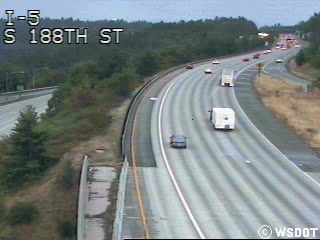
#> input picture HW0/frames/000000.jpg, 320 x 240 px
$ python hw0.py
#> lines starting #> are read from the running program, lines starting #| are printed output that depends on the picture; after the words box and inside, x2 and y2 are one past the last pixel; in counts of white or black regions, pixels touching at a corner belong together; pictures that were not available may be replaced by others from this repository, and a replacement may not be noted
import cv2
import numpy as np

# PART I

# Step 1 load image 0 and show it
image_zero = cv2.imread('frames/000000.jpg')
#> image_zero is the input picture: shape (240, 320, 3); mean B, G, R 130.7, 130, 121.1
cv2.imshow('Image 0', image_zero)
# waits for user to press any key and close all windows
cv2.waitKey(0)
cv2.destroyAllWindows()

# Step 2 print out shape of the image array
# shape of 240x320x3 means the image has a pixel dimension of 240x320 and 3 channels which contain the blue, green
# and red channel of the picture
print(image_zero.shape)
#| (240, 320, 3)

# Step 3 print out the image itself
# It prints out 3 arrays which each have a dimension of 240x320 as mentioned before
# and each number in the array represents the brightness of each pixel for each channel in the picture ranging
# from 0 to 255 for the blue, green, and red channel.
# With 0 as the darkest brightness and 255 the brightest brightness
print(image_zero)
#> (printed output is left out)

# Step 4 convert the image to grayscale and show it
image_zero_gray = cv2.cvtColor(image_zero, cv2.COLOR_BGR2GRAY)
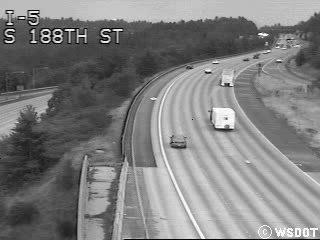
#> image_zero_gray: shape (240, 320); min 0, max 255, mean 127.4
cv2.imshow('Grayscale Image', image_zero_gray)
# waits for user to press any key and close all windows
cv2.waitKey(0)
cv2.destroyAllWindows()

# Step 5 save grayscale image
cv2.imwrite('000000_gray.png', image_zero_gray)


# Part II
# Step 1 setting up a video capture
vid_cap = cv2.VideoCapture('frames/%06d.jpg')

# Step 2 show each picture of the video capture
# Iterate through frames and display each frame
# prep for Step 3:
images = []

while True:
    # Read a frame
    ret, frame = vid_cap.read()
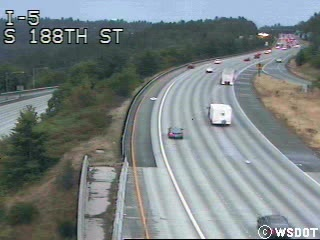
#> input picture HW0/frames/000003.jpg, 320 x 240 px, given in place of %06d.jpg, which was not available
#> frame is the input picture: shape (240, 320, 3); mean B, G, R 130.1, 129.3, 120.5

    # Break the loop if the end of the video is reached
    if not ret:
        break

    # append grayscaled frame for Step 3
    images.append(cv2.cvtColor(frame, cv2.COLOR_BGR2GRAY))

    # Display the frame
    cv2.imshow('Movie', frame)

    # Wait for a short duration and check for user input to exit
    if cv2.waitKey(25) & 0xFF == ord('q'):
#> (key q is pressed here)
        break

# waits for user to press any key and close all windows
cv2.waitKey(0)
cv2.destroyAllWindows()

# Step 3 compute the average video frame
# convert list to numpy array and use np.mean() for averaging video
images = np.array(images)
background_image = np.mean(images, axis=0).astype('uint8')
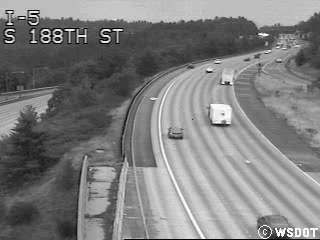
#> background_image: shape (240, 320); min 0, max 255, mean 126.7

# Step 4 Show the background Image
# Because we are averaging out each pixel, as the cameras perspective is stationary the background is
# present in each picture (and thus the corresponding pixel value for the background),
# so the average for each pixel is at least the background.
# The cars only appear in some of the many images and therefore do not contribute much to the average value.
cv2.imshow('Background Image', background_image)
# waits for user to press any key and close all windows
cv2.waitKey(0)
cv2.destroyAllWindows()

# Step 5 Save Image as PNG
cv2.imwrite('background_gray.png', background_image)


# PART III
# Step 1 load images from Part I and II as grayscale images
image_0 = cv2.imread('000000_gray.png', cv2.IMREAD_GRAYSCALE)
background_image = cv2.imread('background_gray.png', cv2.IMREAD_GRAYSCALE)

# Step 2 calculate the absolute difference of the background and image from  PART I
im_dif = cv2.absdiff(image_0, background_image)
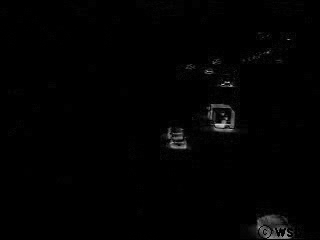
#> im_dif: shape (240, 320); min 0, max 214, mean 2.1
# Show the result
cv2.imshow('Absolute Difference Image', im_dif)
# waits for user to press any key and close all windows,
cv2.waitKey(0)
cv2.destroyAllWindows()

# Step 3 Threshold the absolute difference picture
# threshold variable to change manually
thresh_val = 45
ret2, im_bin_mask = cv2.threshold(im_dif, thresh_val, 255, cv2.THRESH_BINARY)
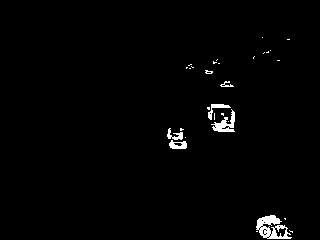
#> im_bin_mask: shape (240, 320); 1.5% white; 30 white regions (23 under 20 px), largest, box (x1, y1, x2, y2) and area: (256, 215, 292, 239) 452, (211, 109, 235, 132) 236, (169, 140, 187, 149) 108
#> ret2 = 45
cv2.imshow('Binary Image - Manual', im_bin_mask)
# waits for user to press any key and close all windows
cv2.waitKey(0)
cv2.destroyAllWindows()

# Step 4 Threshold with Otsu's method
ret3, im_bin_mask_otsu = cv2.threshold(
    im_dif, 0, 255, cv2.THRESH_BINARY + cv2.THRESH_OTSU)
#> im_bin_mask_otsu: shape (240, 320); 1.6% white; 31 white regions (26 under 20 px), largest, box (x1, y1, x2, y2) and area: (256, 215, 292, 239) 478, (207, 104, 235, 132) 360, (167, 128, 187, 149) 221, (220, 81, 234, 87) 40, (205, 70, 213, 74) 21
#> ret3 = 41
cv2.imshow('Binary Image - Otsu', im_bin_mask_otsu)
# waits for user to press any key and close all windows
cv2.waitKey(0)
cv2.destroyAllWindows()

# Step 5 Eval
# With the Otsu method the Threshold Value is automatically determined
# With enough playing around on the normal threshold method you can get a similar result
# Improving the output:
# Preprocessing: Prior image preprocessing (e.g., noise reduction, image enhancement) might
# improve the performance of Otsu's method by ensuring a clearer separation between foreground and background.


# BONUS
# Step 1 Run Image Threshholding over each frame
# images still available in images array

# Array for binary images:
binary_images = []
# apply threshol on each frame and display frames to show as a movie
for frame in images:
    # subtract background from each frame
    frame = cv2.absdiff(frame, background_image)

    # apply threshold on current frame
    ret4, frame_binary_mask = cv2.threshold(frame, 0, 255, cv2.THRESH_BINARY + cv2.THRESH_OTSU)

    # append to binary image array
    binary_images.append(frame_binary_mask)

    # Display the frame
    cv2.imshow('Binary Movie', frame_binary_mask)

    # Wait for a short duration and check for user input to exit
    if cv2.waitKey(25) & 0xFF == ord('q'):
        break
#> this loop made 1 pass; (key q is pressed on pass 1)
#> ret4 on pass 1: 0
#> after the loop, binary_images = 1 item

# waits for user to press any key and close all windows
cv2.waitKey(0)
cv2.destroyAllWindows()


# convert to numpy array:
binary_images = np.array(binary_images)

# Step 2 Detect bounding Box on each Car and show as a movie
for frame_binary_mask, frame in zip(binary_images, images):
    # get contours for each frame
    contours, hierarchy = cv2.findContours(
        frame_binary_mask, cv2.RETR_TREE, cv2.CHAIN_APPROX_SIMPLE)

    # Iterate over contours and draw bounding boxes
    for contour in contours:
        x, y, w, h = cv2.boundingRect(contour)
        cv2.rectangle(frame, (x, y), (x+w, y+h), (255, 255, 255), 1)

    # Display the image with bounding boxes
    cv2.imshow('Bounding Boxes', frame)

    # Wait for a short duration and check for user input to exit
    if cv2.waitKey(25) & 0xFF == ord('q'):
        break
#> this loop made 1 pass; (key q is pressed on pass 1)

# waits for user to press any key and close all windows
cv2.waitKey(0)
cv2.destroyAllWindows()
